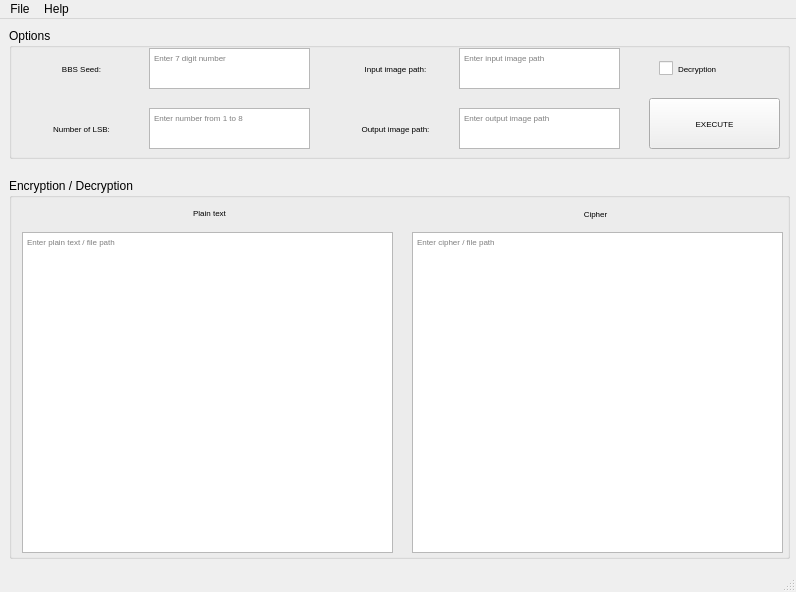
<?xml version="1.0" encoding="UTF-8"?>
<ui version="4.0">
 <class>MainWindow</class>
 <widget class="QMainWindow" name="MainWindow">
  <property name="geometry">
   <rect>
    <x>0</x>
    <y>0</y>
    <width>796</width>
    <height>592</height>
   </rect>
  </property>
  <property name="windowTitle">
   <string>MainWindow</string>
  </property>
  <widget class="QWidget" name="centralwidget">
   <widget class="QGroupBox" name="groupboxOptions">
    <property name="geometry">
     <rect>
      <x>9</x>
      <y>9</y>
      <width>781</width>
      <height>131</height>
     </rect>
    </property>
    <property name="title">
     <string>Options</string>
    </property>
    <widget class="QLabel" name="labelSeed">
     <property name="geometry">
      <rect>
       <x>17</x>
       <y>20</y>
       <width>111</width>
       <height>41</height>
      </rect>
     </property>
     <property name="font">
      <font>
       <pointsize>6</pointsize>
      </font>
     </property>
     <property name="text">
      <string>BBS Seed:</string>
     </property>
     <property name="alignment">
      <set>Qt::AlignCenter</set>
     </property>
    </widget>
    <widget class="QPlainTextEdit" name="textSeed">
     <property name="geometry">
      <rect>
       <x>140</x>
       <y>20</y>
       <width>161</width>
       <height>41</height>
      </rect>
     </property>
     <property name="font">
      <font>
       <pointsize>6</pointsize>
      </font>
     </property>
     <property name="placeholderText">
      <string>Enter 7 digit number</string>
     </property>
    </widget>
    <widget class="QPlainTextEdit" name="textLSBNumber">
     <property name="geometry">
      <rect>
       <x>140</x>
       <y>80</y>
       <width>161</width>
       <height>41</height>
      </rect>
     </property>
     <property name="font">
      <font>
       <pointsize>6</pointsize>
      </font>
     </property>
     <property name="placeholderText">
      <string>Enter number from 1 to 8</string>
     </property>
    </widget>
    <widget class="QCheckBox" name="checkboxMode">
     <property name="geometry">
      <rect>
       <x>650</x>
       <y>20</y>
       <width>111</width>
       <height>41</height>
      </rect>
     </property>
     <property name="font">
      <font>
       <pointsize>6</pointsize>
      </font>
     </property>
     <property name="layoutDirection">
      <enum>Qt::LeftToRight</enum>
     </property>
     <property name="text">
      <string>Decryption</string>
     </property>
    </widget>
    <widget class="QPushButton" name="buttonExecute">
     <property name="geometry">
      <rect>
       <x>640</x>
       <y>70</y>
       <width>131</width>
       <height>51</height>
      </rect>
     </property>
     <property name="font">
      <font>
       <pointsize>6</pointsize>
      </font>
     </property>
     <property name="text">
      <string>EXECUTE</string>
     </property>
    </widget>
    <widget class="QLabel" name="labelLSBNumber">
     <property name="geometry">
      <rect>
       <x>17</x>
       <y>80</y>
       <width>111</width>
       <height>41</height>
      </rect>
     </property>
     <property name="font">
      <font>
       <pointsize>6</pointsize>
       <weight>50</weight>
       <bold>false</bold>
      </font>
     </property>
     <property name="text">
      <string>Number of LSB:</string>
     </property>
     <property name="alignment">
      <set>Qt::AlignCenter</set>
     </property>
    </widget>
    <widget class="QLabel" name="labelInputImage">
     <property name="geometry">
      <rect>
       <x>326</x>
       <y>20</y>
       <width>121</width>
       <height>41</height>
      </rect>
     </property>
     <property name="font">
      <font>
       <pointsize>6</pointsize>
      </font>
     </property>
     <property name="text">
      <string>Input image path:</string>
     </property>
     <property name="alignment">
      <set>Qt::AlignCenter</set>
     </property>
    </widget>
    <widget class="QLabel" name="labelOutputImage">
     <property name="geometry">
      <rect>
       <x>326</x>
       <y>80</y>
       <width>121</width>
       <height>41</height>
      </rect>
     </property>
     <property name="font">
      <font>
       <pointsize>6</pointsize>
      </font>
     </property>
     <property name="text">
      <string>Output image path:</string>
     </property>
     <property name="alignment">
      <set>Qt::AlignCenter</set>
     </property>
    </widget>
    <widget class="QPlainTextEdit" name="textInputImage">
     <property name="geometry">
      <rect>
       <x>450</x>
       <y>20</y>
       <width>161</width>
       <height>41</height>
      </rect>
     </property>
     <property name="font">
      <font>
       <pointsize>6</pointsize>
      </font>
     </property>
     <property name="placeholderText">
      <string>Enter input image path</string>
     </property>
    </widget>
    <widget class="QPlainTextEdit" name="textOutputImage">
     <property name="geometry">
      <rect>
       <x>450</x>
       <y>80</y>
       <width>161</width>
       <height>41</height>
      </rect>
     </property>
     <property name="font">
      <font>
       <pointsize>6</pointsize>
      </font>
     </property>
     <property name="placeholderText">
      <string>Enter output image path</string>
     </property>
    </widget>
   </widget>
   <widget class="QGroupBox" name="groupboxText">
    <property name="geometry">
     <rect>
      <x>9</x>
      <y>159</y>
      <width>781</width>
      <height>381</height>
     </rect>
    </property>
    <property name="title">
     <string>Encryption / Decryption</string>
    </property>
    <widget class="QPlainTextEdit" name="textPlainText">
     <property name="geometry">
      <rect>
       <x>13</x>
       <y>54</y>
       <width>371</width>
       <height>321</height>
      </rect>
     </property>
     <property name="font">
      <font>
       <pointsize>6</pointsize>
      </font>
     </property>
     <property name="placeholderText">
      <string>Enter plain text / file path</string>
     </property>
    </widget>
    <widget class="QPlainTextEdit" name="textCipher">
     <property name="geometry">
      <rect>
       <x>403</x>
       <y>54</y>
       <width>371</width>
       <height>321</height>
      </rect>
     </property>
     <property name="font">
      <font>
       <pointsize>6</pointsize>
      </font>
     </property>
     <property name="placeholderText">
      <string>Enter cipher / file path</string>
     </property>
    </widget>
    <widget class="QLabel" name="labelPlainText">
     <property name="geometry">
      <rect>
       <x>20</x>
       <y>19</y>
       <width>361</width>
       <height>31</height>
      </rect>
     </property>
     <property name="font">
      <font>
       <pointsize>6</pointsize>
       <weight>50</weight>
       <bold>false</bold>
      </font>
     </property>
     <property name="text">
      <string>Plain text</string>
     </property>
     <property name="alignment">
      <set>Qt::AlignCenter</set>
     </property>
    </widget>
    <widget class="QLabel" name="labelCipher">
     <property name="geometry">
      <rect>
       <x>406</x>
       <y>20</y>
       <width>361</width>
       <height>31</height>
      </rect>
     </property>
     <property name="font">
      <font>
       <pointsize>6</pointsize>
       <weight>50</weight>
       <bold>false</bold>
      </font>
     </property>
     <property name="text">
      <string>Cipher</string>
     </property>
     <property name="alignment">
      <set>Qt::AlignCenter</set>
     </property>
    </widget>
   </widget>
  </widget>
  <widget class="QMenuBar" name="menubar">
   <property name="geometry">
    <rect>
     <x>0</x>
     <y>0</y>
     <width>796</width>
     <height>22</height>
    </rect>
   </property>
   <widget class="QMenu" name="menuFile">
    <property name="title">
     <string>File</string>
    </property>
    <addaction name="actionOpen"/>
    <addaction name="separator"/>
    <addaction name="actionSave"/>
   </widget>
   <widget class="QMenu" name="menuHelp">
    <property name="title">
     <string>Help</string>
    </property>
    <addaction name="actionHelp"/>
    <addaction name="actionInfo"/>
   </widget>
   <addaction name="menuFile"/>
   <addaction name="menuHelp"/>
  </widget>
  <widget class="QStatusBar" name="statusbar"/>
  <action name="actionOpen">
   <property name="text">
    <string>Open</string>
   </property>
  </action>
  <action name="actionSave">
   <property name="text">
    <string>Save</string>
   </property>
  </action>
  <action name="actionHelp">
   <property name="text">
    <string>Help</string>
   </property>
  </action>
  <action name="actionInfo">
   <property name="text">
    <string>Info</string>
   </property>
  </action>
 </widget>
 <resources/>
 <connections/>
</ui>
